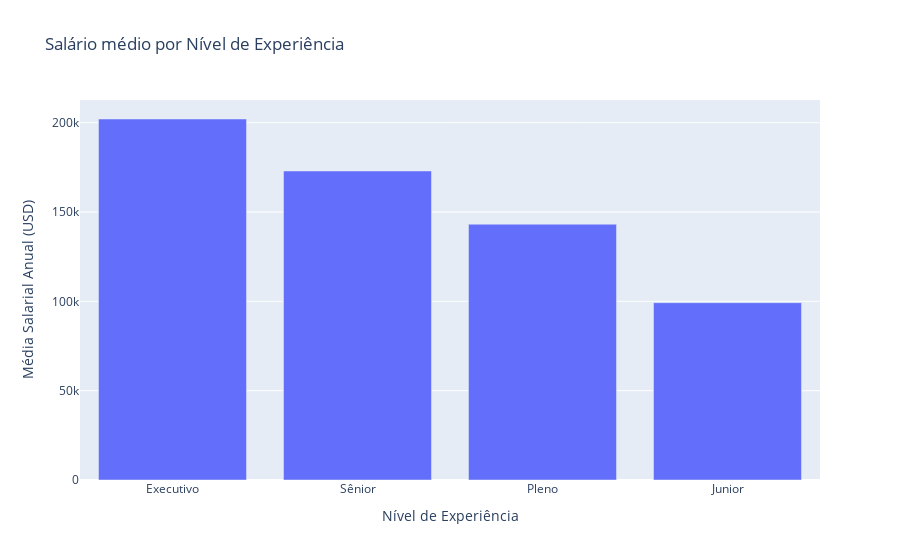

This figure's notebook cell:
### Code cell
import plotly.express as px
experiência_media_salário = dados_limpos.groupby("experiência")["usd"].mean().sort_values(ascending=False).reset_index()
fig = px.bar(experiência_media_salário, 
             x="experiência", 
             y="usd",
             title="Salário médio por Nível de Experiência",
             labels= {'experiência': 'Nível de Experiência', 'usd': 'Média Salarial Anual (USD)'}
             )
fig.show()

### Figure 1 — Plotly figure (JSON) as saved in the notebook; plotly's stock layout.template omitted (floating-point values rounded to 4 significant figures)
{"data": [{"hovertemplate": "Nível de Experiência=%{x}<br>Média Salarial Anual (USD)=%{y}<extra></extra>", "legendgroup": "", "marker": {"color": "#636efa", "pattern": {"shape": ""}}, "name": "", "orientation": "v", "showlegend": false, "textposition": "auto", "type": "bar", "x": ["Executivo", "Sênior", "Pleno", "Junior"], "xaxis": "x", "y": [202100.0, 173000.0, 143200.0, 99250.0], "yaxis": "y"}], "layout": {"barmode": "relative", "legend": {"tracegroupgap": 0}, "title": {"text": "Salário médio por Nível de Experiência"}, "xaxis": {"anchor": "y", "domain": [0, 1], "title": {"text": "Nível de Experiência"}}, "yaxis": {"anchor": "x", "domain": [0, 1], "title": {"text": "Média Salarial Anual (USD)"}}}}
